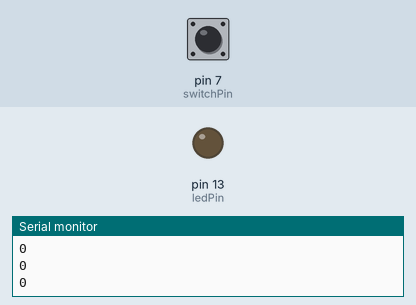
A sketch run on a simulated Arduino Uno, built with avr-gcc and run on an emulated ATmega328P. Parts: output pins drawn as LEDs (lit = HIGH), the last lines printed to the serial monitor. The test bench sets the inputs (shaded band); at power-on: pin 7 (switchPin) LOW.

Above: at 1.8 s.
1.9 s: pin 7 (switchPin) pulled HIGH for 3.2 s
At 6.2 s:
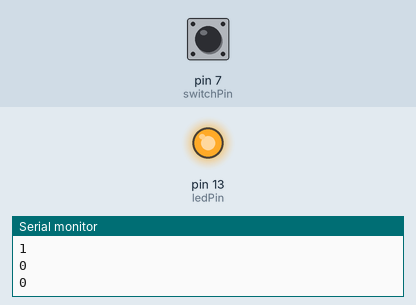
6.6 s: pin 7 (switchPin) pulled HIGH for 0.6 s
At 7.9 s:
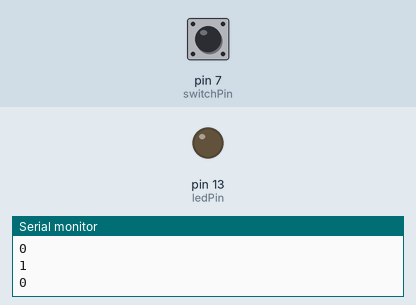
Timing chart, 0 to 9.6 s (numbered marks = the images above; inputs shaded):
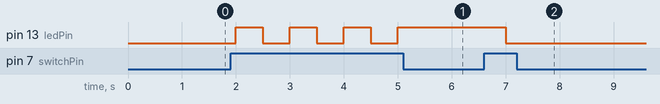

Measured:
- after the input at 1.9 s, pin 13 (ledPin): alternates HIGH for 0.50 s and LOW for 0.50 s, 7 changes in all, then stays HIGH, starting after 0.10 s
- after the input at 6.6 s, pin 13 (ledPin): HIGH → LOW after 0.40 s

The sketch:

CSE-322-2202-lab11-task-1.ino
```cpp
int switchPin=7;
int switchStatus=0;
int ledPin=13;
bool ledStatus=false;

void setup()
{
  Serial.begin(115200);//Baudrate=115200
  pinMode(switchPin, INPUT);
  pinMode(ledPin, OUTPUT);
}

void loop()
{
  switchStatus=digitalRead(switchPin);
  Serial.println(switchStatus);
  if(switchStatus)
  {
    if(ledStatus)
    {
      ledStatus=false;
    }
    else
    {
      ledStatus=true;
    }
  }
  digitalWrite(ledPin, ledStatus);
  delay(500);
}
```
